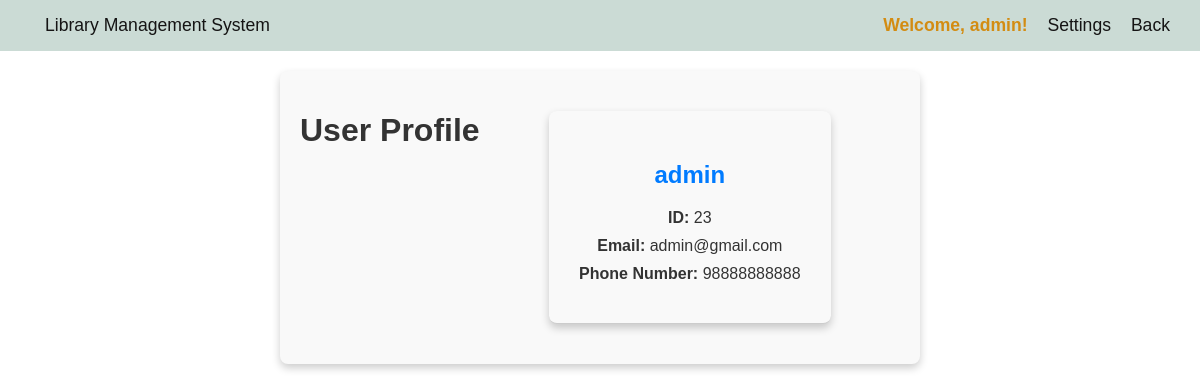
/pages/Userprofile.php (signed in), run on the app's committed database.
### tables this page shows
CREATE TABLE `user` (
  `id` int(11) NOT NULL,
  `username` varchar(50) NOT NULL,
  `email` varchar(100) NOT NULL,
  `phone` varchar(15) NOT NULL,
  `password` varchar(255) NOT NULL,
  `role` enum('Admin','User') NOT NULL DEFAULT 'User'
);

### pages/Userprofile.php (the view, shortened to what this page needs)
<?php
$servername = "localhost";
$username = "root";
$password = "";
$dbname = "library";
$conn = new mysqli($servername, $username, $password, $dbname);
$user_id = $_SESSION['user_id'];
$sql = "SELECT id, username, email, phone FROM user WHERE id = ?";
$stmt = $conn->prepare($sql);
$stmt->bind_param("i", $user_id);
$stmt->execute();
$result = $stmt->get_result();
$user = $result->fetch_assoc();
?>
<!DOCTYPE html>
<html lang="en">
<head>
    <link rel="stylesheet" href="../assests/css/admindb_style.css">
    <link rel="stylesheet" href="../assests/css/profile.css">
</head>
<body>
    <div class="navbar">
        <div><a href="user_dashboard.php">Library Management System</a></div>
        <div>
            <span class="welcome">Welcome, <?php echo htmlspecialchars($user['username']); ?>!</span>
            <a href="usersetting.php">Settings</a>
            <a href="user_dashboard.php">Back</a>
        </div>
    </div>
    <div class="container">
        <h1>User Profile</h1>
        <div class="profile-card">
            <h2><?php echo htmlspecialchars($user['username']); ?></h2>
            <p><strong>ID:</strong> <?php echo htmlspecialchars($user['id']); ?></p>
            <p><strong>Email:</strong> <?php echo htmlspecialchars($user['email']); ?></p>
            <p><strong>Phone Number:</strong> <?php echo htmlspecialchars($user['phone']); ?></p>
        </div>
    </div>
</body>
</html>

### assests/css/admindb_style.css (style rules this page uses)
body { font-family: Arial, sans-serif; margin: 0; padding: 0; background-size: cover; background-attachment: fixed; color: #333; }
.navbar { background-color: #cbdbd5; color: #0a0a0a; padding: 15px 30px; display: flex; justify-content: space-between; align-items: center; font-size: 1.1em; }
.welcome { font: size 1.5em; font-weight: bold; color: #d38c12; }
.navbar a { color: #151414; text-decoration: none; margin-left: 15px; }
.container { display: flex; justify-content: space-between; padding: 30px; }
.profile-card { background: #f9f9f9; padding: 20px; border-radius: 8px; box-shadow: 0 4px 8px rgba(0, 0, 0, 0.2); text-align: center; max-width: 400px; margin: 20px auto; }
.profile-card h2 { color: #007bff; }
.profile-card p { font-size: 1rem; margin: 10px 0; }

### assests/css/profile.css (style rules this page uses)
.container { max-width: 600px; margin: 20px auto; padding: 20px; background: #f9f9f9; border-radius: 8px; box-shadow: 0 4px 8px rgba(0, 0, 0, 0.2); }
.profile-card { text-align: center; padding: 30px; border-bottom: 1px solid #ccc; }
.profile-card h2 { margin: 20px 0; color: #007bff; }

### data on the page
user: username "admin", id "23", email "admin@gmail.com", phone "98888888888"
